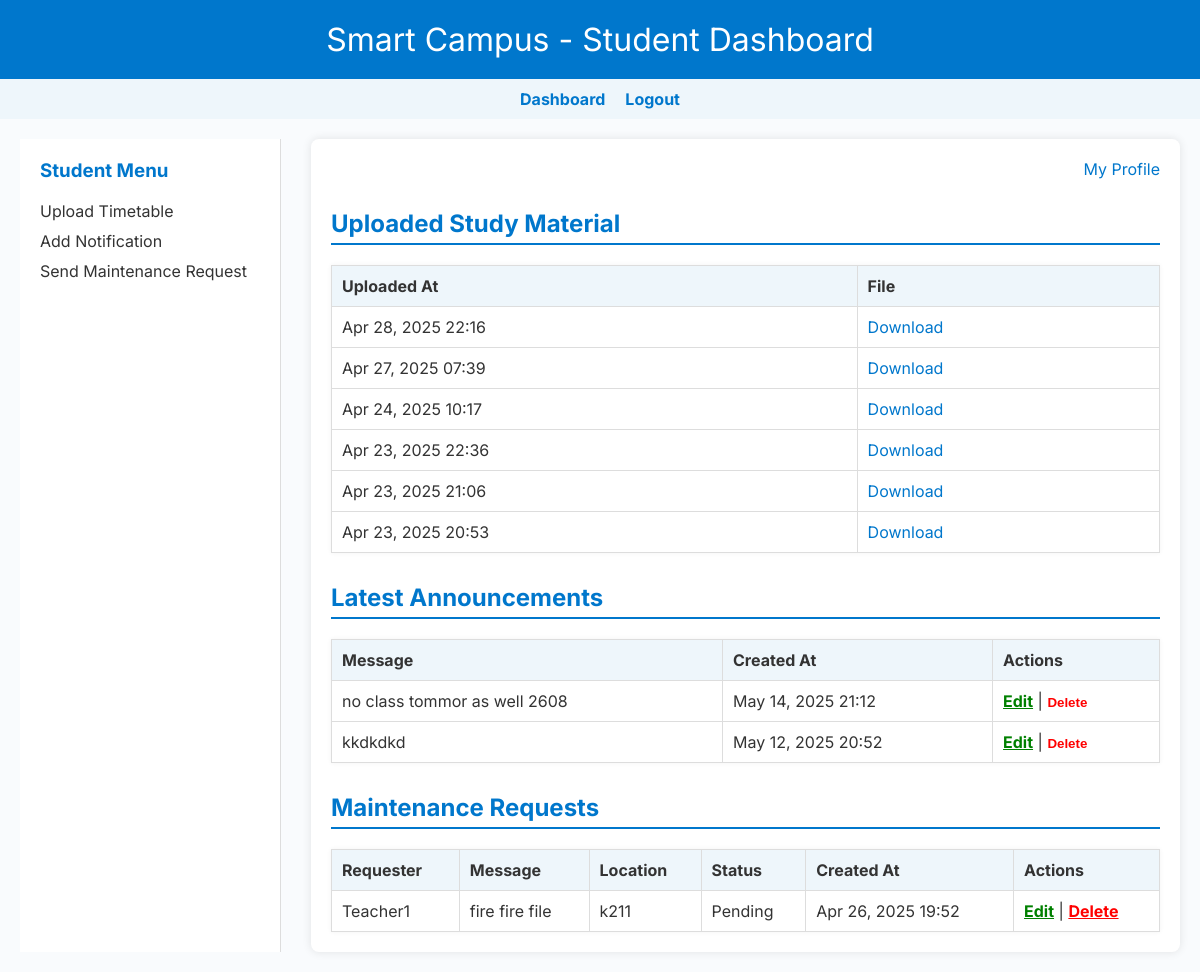
The app's page /teacher/dashboard/ (signed in) with its own data.
### myapp/models.py (models this page shows, shortened)
class Timetable(models.Model):
    uploaded_by = models.ForeignKey(User, on_delete=models.SET_NULL, null=True)
    title = models.CharField(max_length=100, default='Default Title')
    file        = models.FileField(upload_to='timetables/')
    uploaded_at = models.DateTimeField(auto_now_add=True)

class Notification(models.Model):
    VISIBILITY_CHOICES = (
        ('public', 'Public'),
        ('private', 'Private'),
    )
    message    = models.TextField()
    created_by = models.ForeignKey(User, on_delete=models.SET_NULL, null=True, related_name='notifications')
    created_at = models.DateTimeField(auto_now_add=True)
    visibility = models.CharField(max_length=20, choices=VISIBILITY_CHOICES, default='public')

class MaintenanceRequest(models.Model):
    STATUS_CHOICES = (
        ('Alert', 'Alert'),         # Admin-sent alerts
        ('Pending', 'Pending'),     # Student/teacher created
        ('In Progress', 'In Progress'),
        ('Resolved', 'Resolved'),
    )
    requester    = models.ForeignKey(
        User,
        on_delete=models.CASCADE,
        related_name='maintenance_requests'
    )
    message      = models.TextField()
    location     = models.CharField(max_length=255, blank=True, null=True)
    status       = models.CharField(max_length=20, choices=STATUS_CHOICES, default='Pending')
    assigned_to  = models.ForeignKey(
        User,
        on_delete=models.SET_NULL,
        null=True,
        blank=True,
        related_name='assigned_requests'
    )
    created_at   = models.DateTimeField(auto_now_add=True)
    updated_at   = models.DateTimeField(auto_now=True)

### myapp/views.py (the view)
# urls.py: path('teacher/dashboard/', views.teacher_dashboard, name='teacher_dashboard'),
@login_required
def teacher_dashboard(request):
    if request.user.profile.role != 'teacher':
        messages.error(request, "Access denied.")
        return redirect('login')
    users = User.objects.exclude(is_superuser=True).exclude(profile__role='teacher').order_by('username')
    timetables = Timetable.objects.order_by('-uploaded_at')
    notifications = Notification.objects.filter(created_by=request.user).order_by('-created_at')
    maintenance_requests = MaintenanceRequest.objects.order_by('-created_at')
    service_bookings = ServiceBooking.objects.filter(student=request.user).order_by('-date')
    return render(request, 'myapp/teacher_dashboard.html', {
        'users': users,  # 🔥 Don't forget to pass users if you are using it in template
        'timetables': timetables,
        'notifications': notifications,
        'maintenance_requests': maintenance_requests,
         'service_bookings': service_bookings,
    })

### myapp/templates/myapp/teacher_dashboard.html (shortened to what this page needs)
{% load static %}
<!DOCTYPE html>
<html lang="en">
<head>
</head>
<body>
<div class="header">Smart Campus - Student Dashboard</div>
<div class="navbar">
  <a href="{% url 'admin_dashboard' %}">Dashboard</a>
  <a href="{% url 'logout' %}">Logout</a>
</div>
<div class="content">
  <div class="sidebar">
    <h3>Student Menu</h3>
    <a href="#" onclick="showCreateTimetableForm(); return false;">Upload Timetable</a>
    <a href="#" onclick="showCreateNotificationForm(); return false;">Add Notification</a>
    <a href="#" onclick="showSendAlertForm(); return false;">Send Maintenance Request</a>
  </div>
  <div class="main-content">
    <div class="profile">
      <a href="{% url 'profile' %}">My Profile</a>
    </div>
    <div class="list-section">
      <h2>Uploaded Study Material</h2>
      <table>
        <tr><th>Uploaded At</th><th>File</th></tr>
        {% for tt in timetables %}
          <tr>
            <td>{{ tt.uploaded_at|date:"M d, Y H:i" }}</td>
            <td><a class="download" href="{{ tt.file.url }}" download>Download</a></td>
          </tr>
        {% empty %}
          <tr><td colspan="2">No study available.</td></tr>
        {% endfor %}
      </table>
    </div>
    <div class="list-section">
      <h2>Latest Announcements</h2>
      <table>
        <tr><th>Message</th><th>Created At</th><th>Actions</th></tr>
        {% for nf in notifications %}
          <tr>
            <td>{{ nf.message }}</td>
            <td>{{ nf.created_at|date:"M d, Y H:i" }}</td>
            <td>
              <a href="{% url 'edit_notification' nf.id %}" style="color: green; font-weight: bold;">Edit</a> |
  <form method="POST" action="{% url 'delete_notification' nf.id %}" style="display:inline;">
    <button type="submit" class="link-button" style="color: red; background: none; border: none; padding: 0; font-weight: bold; cursor: pointer;" onclick="return confirm('Are you sure?');">Delete</button>
  </form>
            </td>
          </tr>
        {% empty %}
          <tr><td colspan="3">No notifications found.</td></tr>
        {% endfor %}
      </table>
    </div>
<div class="list-section">
  <h2>Maintenance Requests</h2>
  <table>
    <tr>
      <th>Requester</th>
      <th>Message</th>
      <th>Location</th>
      <th>Status</th>
      <th>Created At</th>
      <th>Actions</th>
    </tr>
    {% for req in maintenance_requests %}
      {% if req.requester == request.user %}
        <tr>
          <td>{{ req.requester.username }}</td>
          <td>{{ req.message }}</td>
          <td>{{ req.location|default:"—" }}</td>
          <td>{{ req.status }}</td>
          <td>{{ req.created_at|date:"M d, Y H:i" }}</td>
          <td>
              <a href="#" style="color: green; font-weight: bold;">Edit</a> |
              <a href="{% url 'delete_maintenance_request' req.id %}" onclick="return confirm('Delete this request?');" style="color: red; font-weight: bold;">Delete</a>
          </td>
        </tr>
      {% endif %}
    {% empty %}
      <tr><td colspan="6">No maintenance requests.</td></tr>
    {% endfor %}
  </table>
</div>
</div>
</body>
</html>

### myapp/templates/myapp/teacher_dashboard.html (style rules this page uses)
body { font-family: 'Inter', sans-serif; margin: 0; background-color: #f9fbfd; color: #333; display: flex; flex-direction: column; min-height: 100vh; }
.header { background-color: #0077cc; color: white; padding: 20px; font-size: 32px; text-align: center; }
.navbar { background-color: #eef6fb; padding: 10px 20px; display: flex; justify-content: center; gap: 20px; }
.navbar a { text-decoration: none; color: #0077cc; font-weight: bold; }
.content { display: flex; padding: 20px; gap: 30px; }
.sidebar { width: 220px; padding: 20px; background-color: white; border-right: 1px solid #ddd; }
.sidebar h3 { margin-top: 0; color: #0077cc; }
.sidebar a { display: block; margin: 10px 0; color: #333; text-decoration: none; cursor: pointer; }
.main-content { flex: 1; padding: 20px; background-color: white; box-shadow: 0 0 10px rgba(0, 0, 0, 0.1); border-radius: 8px; }
.profile { text-align: right; margin-bottom: 20px; }
.profile a { color: #0077cc; text-decoration: none; }
.list-section { margin-top: 30px; }
.list-section h2 { color: #0077cc; border-bottom: 2px solid #0077cc; padding-bottom: 5px; margin-bottom: 20px; }
table { width: 100%; border-collapse: collapse; margin-top: 10px; background-color: white; box-shadow: 0 0 5px rgba(0, 0, 0, 0.05); }
th, td { padding: 10px; border: 1px solid #ddd; text-align: left; }
th { background-color: #eef6fb; }
a.download { color: #0077cc; text-decoration: none; }

### records on screen
Timetable: uploaded_at "Apr 28, 2025 22:16"
Timetable: uploaded_at "Apr 27, 2025 07:39"
Timetable: uploaded_at "Apr 24, 2025 10:17"
Timetable: uploaded_at "Apr 23, 2025 22:36"
Timetable: uploaded_at "Apr 23, 2025 21:06"
Timetable: uploaded_at "Apr 23, 2025 20:53"
Notification: message "no class tommor as well 2608", created_at "May 14, 2025 21:12"
Notification: message "kkdkdkd", created_at "May 12, 2025 20:52"
MaintenanceRequest: requester.username "Teacher1", message "fire fire file", location "k211", status "Pending", created_at "Apr 26, 2025 19:52"
